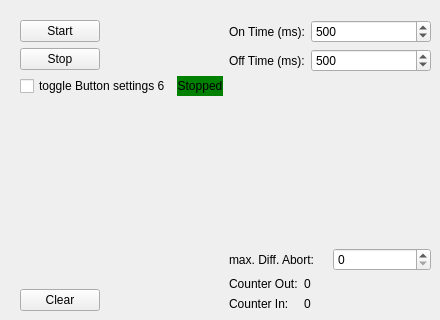
    <widget class="QWidget" name="tab_B6">
     <attribute name="title">
      <string>Taster 6</string>
     </attribute>
     <widget class="QWidget" name="horizontalLayoutWidget_6">
      <property name="geometry">
       <rect>
        <x>20</x>
        <y>20</y>
        <width>411</width>
        <height>291</height>
       </rect>
      </property>
      <layout class="QHBoxLayout" name="hL_Logic6">
       <property name="leftMargin">
        <number>0</number>
       </property>
       <item>
        <layout class="QFormLayout" name="fL_Logic6">
         <item row="0" column="0">
          <widget class="QPushButton" name="pB_Start6">
           <property name="text">
            <string>Start</string>
           </property>
          </widget>
         </item>
         <item row="1" column="0">
          <widget class="QPushButton" name="pB_Stop6">
           <property name="text">
            <string>Stop</string>
           </property>
          </widget>
         </item>
         <item row="3" column="0">
          <spacer name="vS_LogicButtons6">
           <property name="orientation">
            <enum>Qt::Orientation::Vertical</enum>
           </property>
           <property name="sizeHint" stdset="0">
            <size>
             <width>20</width>
             <height>40</height>
            </size>
           </property>
          </spacer>
         </item>
         <item row="4" column="0">
          <widget class="QPushButton" name="pB_Clear6">
           <property name="text">
            <string>Clear</string>
           </property>
          </widget>
         </item>
         <item row="2" column="0">
          <widget class="AnimatedToggle" name="toggle_Button_settings6">
           <property name="text">
            <string>toggle Button settings 6</string>
           </property>
          </widget>
         </item>
         <item row="2" column="1">
          <widget class="QLabel" name="l_RunState6">
           <property name="styleSheet">
            <string notr="true">background-color: green; color: black</string>
           </property>
           <property name="text">
            <string>Stopped</string>
           </property>
           <property name="alignment">
            <set>Qt::AlignmentFlag::AlignCenter</set>
           </property>
          </widget>
         </item>
        </layout>
       </item>
       <item>
        <layout class="QVBoxLayout" name="vL_Parameter6">
         <item>
          <layout class="QFormLayout" name="fL_OnOffTime6">
           <property name="sizeConstraint">
            <enum>QLayout::SizeConstraint::SetFixedSize</enum>
           </property>
           <item row="0" column="0">
            <widget class="QLabel" name="l_OnTime6">
             <property name="text">
              <string>On Time (ms):</string>
             </property>
            </widget>
           </item>
           <item row="0" column="1">
            <widget class="QSpinBox" name="sB_OnTime6">
             <property name="maximum">
              <number>1000</number>
             </property>
             <property name="value">
              <number>500</number>
             </property>
            </widget>
           </item>
           <item row="1" column="1">
            <widget class="QSpinBox" name="sB_OffTime6">
             <property name="maximum">
              <number>1000</number>
             </property>
             <property name="value">
              <number>500</number>
             </property>
            </widget>
           </item>
           <item row="1" column="0">
            <widget class="QLabel" name="l_OffTime6">
             <property name="text">
              <string>Off Time (ms):</string>
             </property>
            </widget>
           </item>
          </layout>
         </item>
         <item>
          <spacer name="vS_Parameter6">
           <property name="orientation">
            <enum>Qt::Orientation::Vertical</enum>
           </property>
           <property name="sizeHint" stdset="0">
            <size>
             <width>20</width>
             <height>40</height>
            </size>
           </property>
          </spacer>
         </item>
         <item>
          <layout class="QHBoxLayout" name="horizontalLayout_6">
           <item>
            <widget class="QLabel" name="l_DiffAbort6">
             <property name="text">
              <string>max. Diff. Abort:</string>
             </property>
            </widget>
           </item>
           <item>
            <widget class="QSpinBox" name="sB_DiffAbort6"/>
           </item>
          </layout>
         </item>
         <item>
          <layout class="QFormLayout" name="fL_Cnt6">
           <property name="sizeConstraint">
            <enum>QLayout::SizeConstraint::SetFixedSize</enum>
           </property>
           <item row="0" column="0">
            <widget class="QLabel" name="l_CntOut6">
             <property name="text">
              <string>Counter Out:</string>
             </property>
            </widget>
           </item>
           <item row="1" column="0">
            <widget class="QLabel" name="l_CntIn6">
             <property name="text">
              <string>Counter In:</string>
             </property>
            </widget>
           </item>
           <item row="0" column="1">
            <widget class="QLabel" name="l_CntOutVal6">
             <property name="text">
              <string>0</string>
             </property>
            </widget>
           </item>
           <item row="1" column="1">
            <widget class="QLabel" name="l_CntInVal6">
             <property name="text">
              <string>0</string>
             </property>
            </widget>
           </item>
          </layout>
         </item>
        </layout>
       </item>
      </layout>
     </widget>
    </widget>
